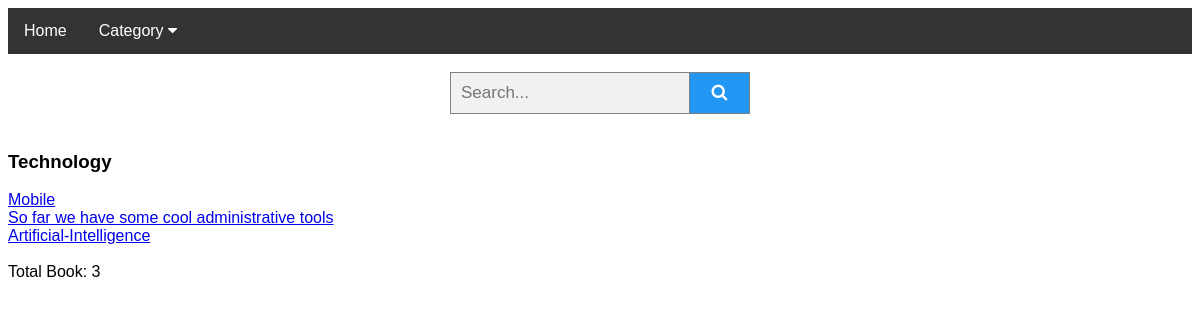
Page /3 on the committed database.
### library/models.py (models this page shows, shortened)
class Category(models.Model):
    name = models.CharField(max_length=200, help_text='Enter a book Category (e.g. Science Fiction)')
    slug = models.SlugField()

class Book(models.Model):
    title = models.CharField(max_length=200)
    slug = models.SlugField()
    image = models.ImageField(upload_to='book_photos/', blank=False, null=False)
    publisher = models.CharField(max_length=255)
    author = models.ManyToManyField(Author, help_text='Select Author name')
    translation = models.ManyToManyField(Language, related_name='languages', help_text='Select Language')
    edition = models.IntegerField()
    language = models.ForeignKey(Language, on_delete=models.CASCADE)
    copy = models.PositiveSmallIntegerField()
    summary = models.TextField(max_length=1000, help_text='Enter a brief description of the book')
    isbn = models.CharField('ISBN', max_length=13,
                            help_text='13 Character <a href="https://www.isbn-international.org/content/what-isbn">ISBN number</a>')
    category = models.ManyToManyField(Category, help_text='Select category for this book')
    published = models.DateTimeField(auto_now_add=True)
    price = models.IntegerField()
    currency = models.ForeignKey(Currency, on_delete=models.CASCADE)
    publish = models.BooleanField(default=True)
    objects = EntryQuerySet.as_manager()
    def __str__(self):
        return self.title

### library/views.py (the view)
# urls.py: re_path('(?P<pk>\d+)$', SingleCategoryView.as_view(), name='single_category_details'),
class SingleCategoryView(DetailView):
    model = Category
    template_name = 'books/single_category.html'
    extra_context = {
        'category_list': Category.objects.all(),
    }

### templates/books/single_category.html (shortened to what this page needs)
{% extends 'books/base.html' %}
{% block content %}
<h3>{{ object.name}}</h3>
    {% for book in object.book_set.all %} <a href="{% url 'book_details' book.pk %}">{{ book }}</a> <br>{% endfor %}<br>
    Total Book: {{ object.book_set.count }}
{% endblock %}

### templates/books/base.html (style rules this page uses)
body { font-family: Arial; }
* { box-sizing: border-box; }

### rows in the picture
Category: name "Technology", book_set.count "3"
Book: title "Mobile"
Book: title "So far we have some cool administrative tools"
Book: title "Artificial-Intelligence"
